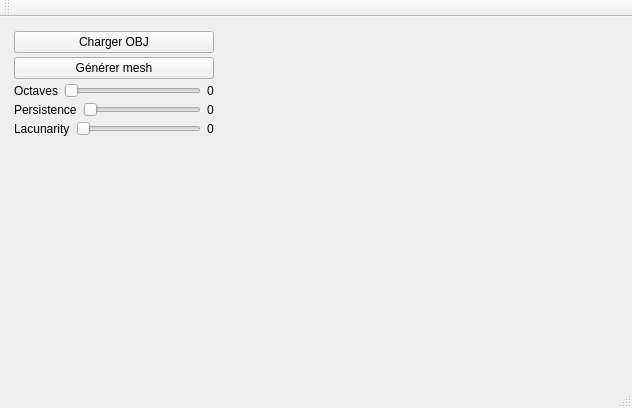
<?xml version="1.0" encoding="UTF-8"?>
<ui version="4.0">
 <class>MainWindow</class>
 <widget class="QMainWindow" name="MainWindow">
  <property name="geometry">
   <rect>
    <x>0</x>
    <y>0</y>
    <width>632</width>
    <height>408</height>
   </rect>
  </property>
  <property name="windowTitle">
   <string>MainWindow</string>
  </property>
  <widget class="QWidget" name="centralWidget">
   <layout class="QHBoxLayout" name="horizontalLayout">
    <item>
     <widget class="QWidget" name="widget_2" native="true">
      <property name="sizePolicy">
       <sizepolicy hsizetype="Maximum" vsizetype="Preferred">
        <horstretch>150</horstretch>
        <verstretch>0</verstretch>
       </sizepolicy>
      </property>
      <property name="minimumSize">
       <size>
        <width>150</width>
        <height>0</height>
       </size>
      </property>
      <layout class="QVBoxLayout" name="verticalLayout">
       <property name="spacing">
        <number>4</number>
       </property>
       <property name="leftMargin">
        <number>3</number>
       </property>
       <property name="topMargin">
        <number>3</number>
       </property>
       <property name="rightMargin">
        <number>3</number>
       </property>
       <property name="bottomMargin">
        <number>3</number>
       </property>
       <item>
        <widget class="QPushButton" name="pushButton_chargement">
         <property name="minimumSize">
          <size>
           <width>200</width>
           <height>0</height>
          </size>
         </property>
         <property name="text">
          <string>Charger OBJ</string>
         </property>
        </widget>
       </item>
       <item>
        <widget class="QPushButton" name="pushButton_generer">
         <property name="text">
          <string>Générer mesh</string>
         </property>
        </widget>
       </item>
       <item>
        <layout class="QHBoxLayout" name="horizontalLayout_3">
         <item>
          <widget class="QLabel" name="label">
           <property name="text">
            <string>Octaves</string>
           </property>
          </widget>
         </item>
         <item>
          <widget class="QSlider" name="octavesSlider">
           <property name="maximum">
            <number>100</number>
           </property>
           <property name="orientation">
            <enum>Qt::Horizontal</enum>
           </property>
          </widget>
         </item>
         <item>
          <widget class="QLabel" name="valeur_octaves">
           <property name="text">
            <string>0</string>
           </property>
          </widget>
         </item>
        </layout>
       </item>
       <item>
        <layout class="QHBoxLayout" name="horizontalLayout_4">
         <item>
          <widget class="QLabel" name="label_2">
           <property name="text">
            <string>Persistence</string>
           </property>
          </widget>
         </item>
         <item>
          <widget class="QSlider" name="persistenceSlider">
           <property name="maximum">
            <number>50</number>
           </property>
           <property name="orientation">
            <enum>Qt::Horizontal</enum>
           </property>
          </widget>
         </item>
         <item>
          <widget class="QLabel" name="valeur_persistence">
           <property name="text">
            <string>0</string>
           </property>
          </widget>
         </item>
        </layout>
       </item>
       <item>
        <layout class="QHBoxLayout" name="horizontalLayout_5">
         <item>
          <widget class="QLabel" name="label_3">
           <property name="text">
            <string>Lacunarity</string>
           </property>
          </widget>
         </item>
         <item>
          <widget class="QSlider" name="lacunaritySlider">
           <property name="maximum">
            <number>80</number>
           </property>
           <property name="orientation">
            <enum>Qt::Horizontal</enum>
           </property>
          </widget>
         </item>
         <item>
          <widget class="QLabel" name="valeur_lacunarity">
           <property name="text">
            <string>0</string>
           </property>
          </widget>
         </item>
        </layout>
       </item>
       <item>
        <spacer name="verticalSpacer">
         <property name="orientation">
          <enum>Qt::Vertical</enum>
         </property>
         <property name="sizeHint" stdset="0">
          <size>
           <width>20</width>
           <height>40</height>
          </size>
         </property>
        </spacer>
       </item>
      </layout>
     </widget>
    </item>
    <item>
     <widget class="MeshViewerWidget" name="displayWidget" native="true"/>
    </item>
   </layout>
  </widget>
  <widget class="QMenuBar" name="menuBar">
   <property name="geometry">
    <rect>
     <x>0</x>
     <y>0</y>
     <width>632</width>
     <height>30</height>
    </rect>
   </property>
  </widget>
  <widget class="QToolBar" name="mainToolBar">
   <attribute name="toolBarArea">
    <enum>TopToolBarArea</enum>
   </attribute>
   <attribute name="toolBarBreak">
    <bool>false</bool>
   </attribute>
  </widget>
  <widget class="QStatusBar" name="statusBar"/>
 </widget>
 <layoutdefault spacing="6" margin="11"/>
 <customwidgets>
  <customwidget>
   <class>MeshViewerWidget</class>
   <extends>QWidget</extends>
   <header location="global">meshviewerwidget.h</header>
   <container>1</container>
  </customwidget>
 </customwidgets>
 <resources/>
 <connections/>
</ui>
